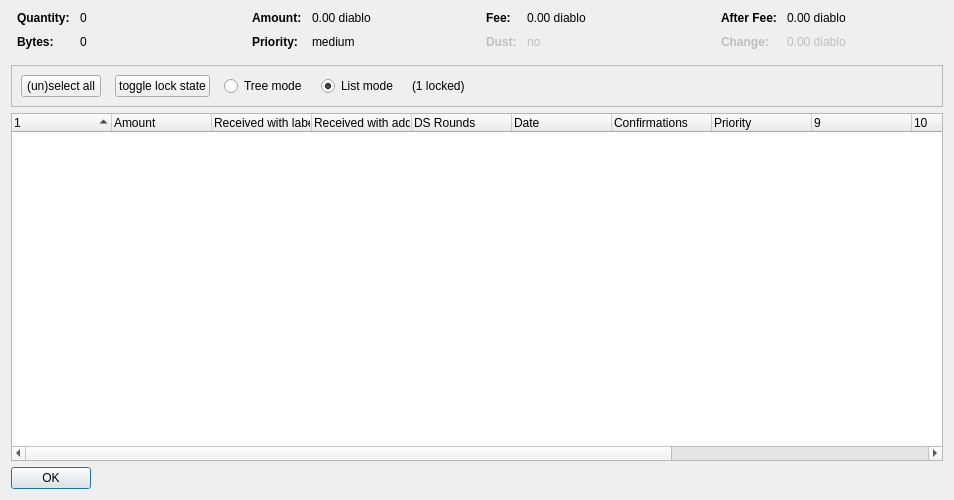
<?xml version="1.0" encoding="UTF-8"?>
<ui version="4.0">
 <class>CoinControlDialog</class>
 <widget class="QDialog" name="CoinControlDialog">
  <property name="geometry">
   <rect>
    <x>0</x>
    <y>0</y>
    <width>954</width>
    <height>500</height>
   </rect>
  </property>
  <property name="windowTitle">
   <string>Coin Selection</string>
  </property>
  <layout class="QVBoxLayout" name="verticalLayout">
   <item>
    <layout class="QHBoxLayout" name="horizontalLayoutTop" stretch="0,0,0,0">
     <property name="topMargin">
      <number>0</number>
     </property>
     <property name="bottomMargin">
      <number>10</number>
     </property>
     <item>
      <layout class="QFormLayout" name="formLayoutCoinControl1">
       <property name="horizontalSpacing">
        <number>10</number>
       </property>
       <property name="verticalSpacing">
        <number>10</number>
       </property>
       <property name="leftMargin">
        <number>6</number>
       </property>
       <property name="rightMargin">
        <number>6</number>
       </property>
       <item row="0" column="0">
        <widget class="QLabel" name="labelCoinControlQuantityText">
         <property name="font">
          <font>
           <weight>75</weight>
           <bold>true</bold>
          </font>
         </property>
         <property name="text">
          <string>Quantity:</string>
         </property>
        </widget>
       </item>
       <item row="0" column="1">
        <widget class="QLabel" name="labelCoinControlQuantity">
         <property name="cursor">
          <cursorShape>IBeamCursor</cursorShape>
         </property>
         <property name="contextMenuPolicy">
          <enum>Qt::ActionsContextMenu</enum>
         </property>
         <property name="text">
          <string notr="true">0</string>
         </property>
         <property name="textInteractionFlags">
          <set>Qt::LinksAccessibleByMouse|Qt::TextSelectableByKeyboard|Qt::TextSelectableByMouse</set>
         </property>
        </widget>
       </item>
       <item row="1" column="0">
        <widget class="QLabel" name="labelCoinControlBytesText">
         <property name="font">
          <font>
           <weight>75</weight>
           <bold>true</bold>
          </font>
         </property>
         <property name="text">
          <string>Bytes:</string>
         </property>
        </widget>
       </item>
       <item row="1" column="1">
        <widget class="QLabel" name="labelCoinControlBytes">
         <property name="cursor">
          <cursorShape>IBeamCursor</cursorShape>
         </property>
         <property name="contextMenuPolicy">
          <enum>Qt::ActionsContextMenu</enum>
         </property>
         <property name="text">
          <string notr="true">0</string>
         </property>
         <property name="textInteractionFlags">
          <set>Qt::LinksAccessibleByMouse|Qt::TextSelectableByKeyboard|Qt::TextSelectableByMouse</set>
         </property>
        </widget>
       </item>
      </layout>
     </item>
     <item>
      <layout class="QFormLayout" name="formLayoutCoinControl2">
       <property name="horizontalSpacing">
        <number>10</number>
       </property>
       <property name="verticalSpacing">
        <number>10</number>
       </property>
       <property name="leftMargin">
        <number>6</number>
       </property>
       <property name="rightMargin">
        <number>6</number>
       </property>
       <item row="0" column="0">
        <widget class="QLabel" name="labelCoinControlAmountText">
         <property name="font">
          <font>
           <weight>75</weight>
           <bold>true</bold>
          </font>
         </property>
         <property name="text">
          <string>Amount:</string>
         </property>
        </widget>
       </item>
       <item row="0" column="1">
        <widget class="QLabel" name="labelCoinControlAmount">
         <property name="cursor">
          <cursorShape>IBeamCursor</cursorShape>
         </property>
         <property name="contextMenuPolicy">
          <enum>Qt::ActionsContextMenu</enum>
         </property>
         <property name="text">
          <string notr="true">0.00 diablo</string>
         </property>
         <property name="textInteractionFlags">
          <set>Qt::LinksAccessibleByMouse|Qt::TextSelectableByKeyboard|Qt::TextSelectableByMouse</set>
         </property>
        </widget>
       </item>
       <item row="1" column="0">
        <widget class="QLabel" name="labelCoinControlPriorityText">
         <property name="font">
          <font>
           <weight>75</weight>
           <bold>true</bold>
          </font>
         </property>
         <property name="text">
          <string>Priority:</string>
         </property>
        </widget>
       </item>
       <item row="1" column="1">
        <widget class="QLabel" name="labelCoinControlPriority">
         <property name="cursor">
          <cursorShape>IBeamCursor</cursorShape>
         </property>
         <property name="contextMenuPolicy">
          <enum>Qt::ActionsContextMenu</enum>
         </property>
         <property name="text">
          <string>medium</string>
         </property>
         <property name="textInteractionFlags">
          <set>Qt::LinksAccessibleByMouse|Qt::TextSelectableByKeyboard|Qt::TextSelectableByMouse</set>
         </property>
        </widget>
       </item>
      </layout>
     </item>
     <item>
      <layout class="QFormLayout" name="formLayoutCoinControl3">
       <property name="horizontalSpacing">
        <number>10</number>
       </property>
       <property name="verticalSpacing">
        <number>10</number>
       </property>
       <property name="leftMargin">
        <number>6</number>
       </property>
       <property name="rightMargin">
        <number>6</number>
       </property>
       <item row="0" column="0">
        <widget class="QLabel" name="labelCoinControlFeeText">
         <property name="font">
          <font>
           <weight>75</weight>
           <bold>true</bold>
          </font>
         </property>
         <property name="text">
          <string>Fee:</string>
         </property>
        </widget>
       </item>
       <item row="0" column="1">
        <widget class="QLabel" name="labelCoinControlFee">
         <property name="cursor">
          <cursorShape>IBeamCursor</cursorShape>
         </property>
         <property name="contextMenuPolicy">
          <enum>Qt::ActionsContextMenu</enum>
         </property>
         <property name="text">
          <string notr="true">0.00 diablo</string>
         </property>
         <property name="textInteractionFlags">
          <set>Qt::LinksAccessibleByMouse|Qt::TextSelectableByKeyboard|Qt::TextSelectableByMouse</set>
         </property>
        </widget>
       </item>
       <item row="1" column="0">
        <widget class="QLabel" name="labelCoinControlLowOutputText">
         <property name="enabled">
          <bool>false</bool>
         </property>
         <property name="font">
          <font>
           <weight>75</weight>
           <bold>true</bold>
          </font>
         </property>
         <property name="text">
          <string>Dust:</string>
         </property>
        </widget>
       </item>
       <item row="1" column="1">
        <widget class="QLabel" name="labelCoinControlLowOutput">
         <property name="enabled">
          <bool>false</bool>
         </property>
         <property name="cursor">
          <cursorShape>IBeamCursor</cursorShape>
         </property>
         <property name="contextMenuPolicy">
          <enum>Qt::ActionsContextMenu</enum>
         </property>
         <property name="text">
          <string>no</string>
         </property>
         <property name="textInteractionFlags">
          <set>Qt::LinksAccessibleByMouse|Qt::TextSelectableByKeyboard|Qt::TextSelectableByMouse</set>
         </property>
        </widget>
       </item>
      </layout>
     </item>
     <item>
      <layout class="QFormLayout" name="formLayoutCoinControl4">
       <property name="horizontalSpacing">
        <number>10</number>
       </property>
       <property name="verticalSpacing">
        <number>10</number>
       </property>
       <property name="leftMargin">
        <number>6</number>
       </property>
       <property name="rightMargin">
        <number>6</number>
       </property>
       <item row="0" column="0">
        <widget class="QLabel" name="labelCoinControlAfterFeeText">
         <property name="font">
          <font>
           <weight>75</weight>
           <bold>true</bold>
          </font>
         </property>
         <property name="text">
          <string>After Fee:</string>
         </property>
        </widget>
       </item>
       <item row="0" column="1">
        <widget class="QLabel" name="labelCoinControlAfterFee">
         <property name="cursor">
          <cursorShape>IBeamCursor</cursorShape>
         </property>
         <property name="contextMenuPolicy">
          <enum>Qt::ActionsContextMenu</enum>
         </property>
         <property name="text">
          <string notr="true">0.00 diablo</string>
         </property>
         <property name="textInteractionFlags">
          <set>Qt::LinksAccessibleByMouse|Qt::TextSelectableByKeyboard|Qt::TextSelectableByMouse</set>
         </property>
        </widget>
       </item>
       <item row="1" column="0">
        <widget class="QLabel" name="labelCoinControlChangeText">
         <property name="enabled">
          <bool>false</bool>
         </property>
         <property name="font">
          <font>
           <weight>75</weight>
           <bold>true</bold>
          </font>
         </property>
         <property name="text">
          <string>Change:</string>
         </property>
        </widget>
       </item>
       <item row="1" column="1">
        <widget class="QLabel" name="labelCoinControlChange">
         <property name="enabled">
          <bool>false</bool>
         </property>
         <property name="cursor">
          <cursorShape>IBeamCursor</cursorShape>
         </property>
         <property name="contextMenuPolicy">
          <enum>Qt::ActionsContextMenu</enum>
         </property>
         <property name="text">
          <string notr="true">0.00 diablo</string>
         </property>
         <property name="textInteractionFlags">
          <set>Qt::LinksAccessibleByMouse|Qt::TextSelectableByKeyboard|Qt::TextSelectableByMouse</set>
         </property>
        </widget>
       </item>
      </layout>
     </item>
    </layout>
   </item>
   <item>
    <widget class="QFrame" name="frame">
     <property name="minimumSize">
      <size>
       <width>0</width>
       <height>40</height>
      </size>
     </property>
     <property name="frameShape">
      <enum>QFrame::StyledPanel</enum>
     </property>
     <property name="frameShadow">
      <enum>QFrame::Sunken</enum>
     </property>
     <layout class="QHBoxLayout" name="horizontalLayout">
      <item>
       <layout class="QHBoxLayout" name="horizontalLayoutPanel" stretch="0,0,0,0,0,0">
        <property name="spacing">
         <number>14</number>
        </property>
        <item>
         <widget class="QPushButton" name="pushButtonSelectAll">
          <property name="sizePolicy">
           <sizepolicy hsizetype="Maximum" vsizetype="Fixed">
            <horstretch>0</horstretch>
            <verstretch>0</verstretch>
           </sizepolicy>
          </property>
          <property name="text">
           <string>(un)select all</string>
          </property>
          <property name="autoDefault">
           <bool>false</bool>
          </property>
         </widget>
        </item>
        <item>
         <widget class="QPushButton" name="pushButtonToggleLock">
          <property name="sizePolicy">
           <sizepolicy hsizetype="Maximum" vsizetype="Fixed">
            <horstretch>0</horstretch>
            <verstretch>0</verstretch>
           </sizepolicy>
          </property>
          <property name="text">
           <string>toggle lock state</string>
          </property>
          <property name="autoDefault">
           <bool>false</bool>
          </property>
         </widget>
        </item>
        <item>
         <widget class="QRadioButton" name="radioTreeMode">
          <property name="sizePolicy">
           <sizepolicy hsizetype="Maximum" vsizetype="Fixed">
            <horstretch>0</horstretch>
            <verstretch>0</verstretch>
           </sizepolicy>
          </property>
          <property name="text">
           <string>Tree mode</string>
          </property>
         </widget>
        </item>
        <item>
         <widget class="QRadioButton" name="radioListMode">
          <property name="sizePolicy">
           <sizepolicy hsizetype="Maximum" vsizetype="Fixed">
            <horstretch>0</horstretch>
            <verstretch>0</verstretch>
           </sizepolicy>
          </property>
          <property name="text">
           <string>List mode</string>
          </property>
          <property name="checked">
           <bool>true</bool>
          </property>
         </widget>
        </item>
        <item>
         <widget class="QLabel" name="labelLocked">
          <property name="text">
           <string>(1 locked)</string>
          </property>
         </widget>
        </item>
        <item>
         <spacer name="horizontalSpacer">
          <property name="orientation">
           <enum>Qt::Horizontal</enum>
          </property>
          <property name="sizeHint" stdset="0">
           <size>
            <width>40</width>
            <height>20</height>
           </size>
          </property>
         </spacer>
        </item>
       </layout>
      </item>
     </layout>
    </widget>
   </item>
   <item>
    <widget class="CoinControlTreeWidget" name="treeWidget">
     <property name="contextMenuPolicy">
      <enum>Qt::CustomContextMenu</enum>
     </property>
     <property name="sortingEnabled">
      <bool>false</bool>
     </property>
     <property name="columnCount">
      <number>13</number>
     </property>
     <attribute name="headerShowSortIndicator" stdset="0">
      <bool>true</bool>
     </attribute>
     <attribute name="headerStretchLastSection">
      <bool>false</bool>
     </attribute>
     <column>
      <property name="text">
       <string/>
      </property>
     </column>
     <column>
      <property name="text">
       <string>Amount</string>
      </property>
     </column>
     <column>
      <property name="text">
       <string>Received with label</string>
      </property>
     </column>
     <column>
      <property name="text">
       <string>Received with address</string>
      </property>
     </column>
     <column>
      <property name="text">
       <string>DS Rounds</string>
      </property>
     </column>
     <column>
      <property name="text">
       <string>Date</string>
      </property>
     </column>
     <column>
      <property name="text">
       <string>Confirmations</string>
      </property>
      <property name="toolTip">
       <string>Confirmed</string>
      </property>
     </column>
     <column>
      <property name="text">
       <string>Priority</string>
      </property>
     </column>
     <column>
      <property name="text">
       <string/>
      </property>
     </column>
     <column>
      <property name="text">
       <string/>
      </property>
     </column>
     <column>
      <property name="text">
       <string/>
      </property>
     </column>
     <column>
      <property name="text">
       <string/>
      </property>
     </column>
     <column>
      <property name="text">
       <string/>
      </property>
     </column>
    </widget>
   </item>
   <item>
    <widget class="QDialogButtonBox" name="buttonBox">
     <property name="sizePolicy">
      <sizepolicy hsizetype="Maximum" vsizetype="Fixed">
       <horstretch>0</horstretch>
       <verstretch>0</verstretch>
      </sizepolicy>
     </property>
     <property name="orientation">
      <enum>Qt::Horizontal</enum>
     </property>
     <property name="standardButtons">
      <set>QDialogButtonBox::Ok</set>
     </property>
    </widget>
   </item>
  </layout>
 </widget>
 <customwidgets>
  <customwidget>
   <class>CoinControlTreeWidget</class>
   <extends>QTreeWidget</extends>
   <header>coincontroltreewidget.h</header>
  </customwidget>
 </customwidgets>
 <resources/>
 <connections/>
</ui>
